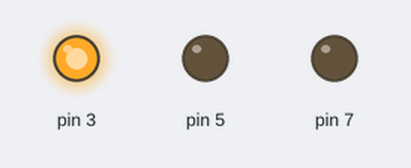
Recording of a sketch running on a simulated Arduino Uno, built with avr-gcc and run on an emulated ATmega328P. On the bench: output pins drawn as LEDs (lit = HIGH).

Above: at 0.1 s.
At 1.1 s:
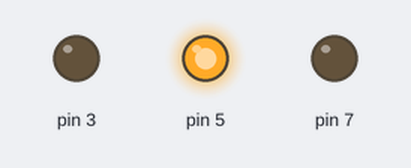
At 9.1 s:
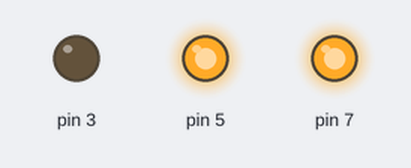
At 18.1 s:
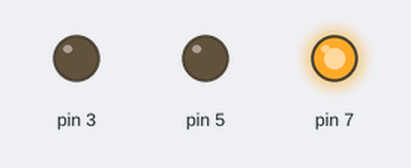
At 39.1 s:
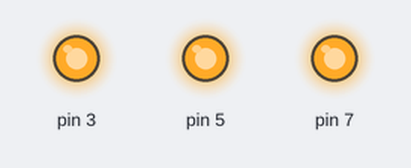
Timing chart, 0 to 40.0 s (numbered marks = the images above):
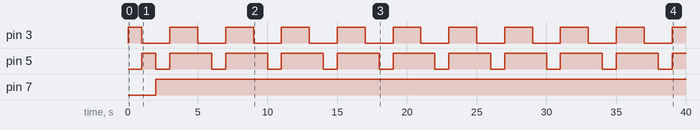

The sketch:

test_RGB_analog.ino
```cpp
void setup() {
  // put your setup code here, to run once:
  pinMode(3,OUTPUT); //b
  pinMode(5,OUTPUT);  // g
  pinMode(7,OUTPUT);  // r
}

void loop() {
  // put your main code here, to run repeatedly:
  analogWrite(3,255);
  delay(1000);
  analogWrite(5,255);
  analogWrite(3,0);
  delay(1000);
  digitalWrite(7,HIGH);
  analogWrite(5,0);
  delay(1000);
  analogWrite(5,255);
  analogWrite(3,255);
  digitalWrite(7,HIGH);
  delay(1000);

}
```

Measured:
- by itself, pin 3: repeats every 4.0 s: LOW 2.0 s, HIGH 2.0 s
- by itself, pin 5: repeats every 4.0 s: LOW 1.0 s, HIGH 3.0 s
- by itself, pin 7: LOW → HIGH at 2.0 s
